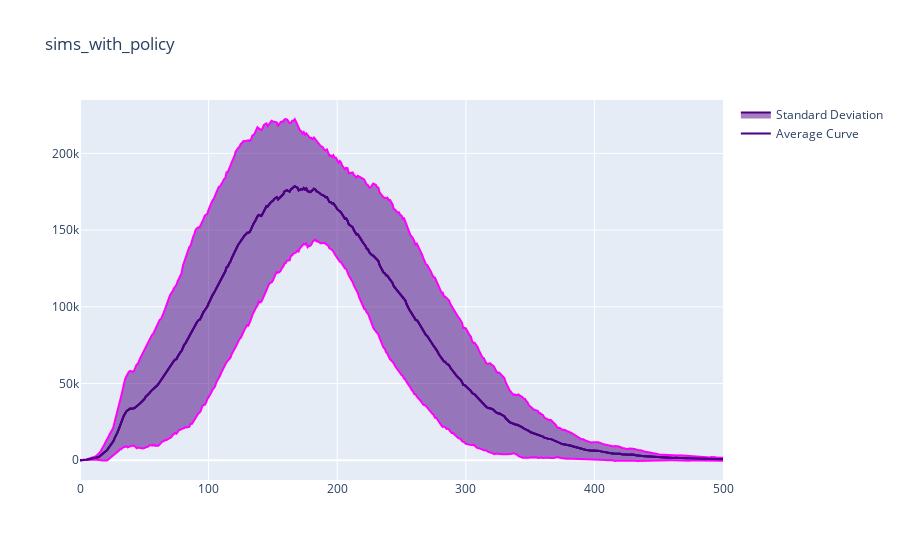

The code cell stored with this chart in its notebook:
### Code cell
plot_average_infection_curve(sims, 'sims_with_policy')

### Figure 1 — Plotly figure (JSON) as saved in the notebook; plotly's stock layout.template omitted (floating-point values rounded to 4 significant figures; data arrays with more than 128 entries replaced by an {"elided": "..."} marker saying what was removed)
{"data": [{"line": {"color": "indigo"}, "mode": "lines", "name": "Average Curve", "type": "scatter", "x": {"elided": "501 int values"}, "y": {"elided": "501 float values"}}, {"line": {"color": "magenta"}, "mode": "lines", "showlegend": false, "type": "scatter", "x": {"elided": "501 int values"}, "y": {"elided": "501 float values"}}, {"fill": "tonexty", "line": {"color": "indigo"}, "mode": "lines", "name": "Standard Deviation", "type": "scatter", "x": {"elided": "501 int values"}, "y": {"elided": "501 float values"}}, {"line": {"color": "magenta"}, "mode": "lines", "showlegend": false, "type": "scatter", "x": {"elided": "501 int values"}, "y": {"elided": "501 float values"}}, {"fill": "tonexty", "line": {"color": "indigo"}, "mode": "lines", "showlegend": false, "type": "scatter", "x": {"elided": "501 int values"}, "y": {"elided": "501 float values"}}], "layout": {"title": {"text": "sims_with_policy"}}}
